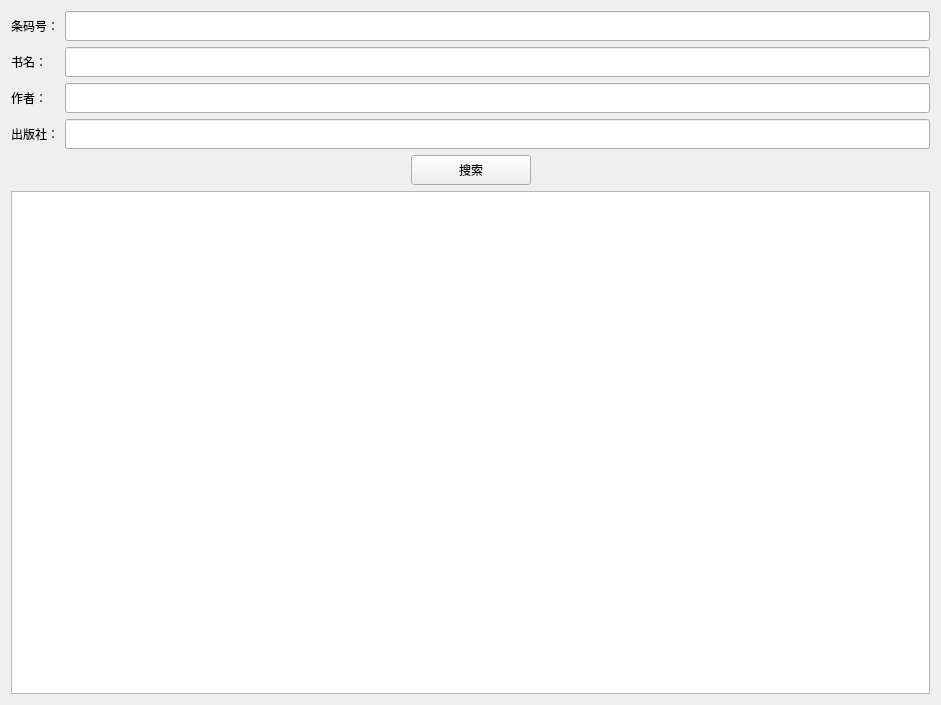
<?xml version="1.0" encoding="UTF-8"?>
<ui version="4.0">
 <class>QueryBookForm</class>
 <widget class="QWidget" name="QueryBookForm">
  <property name="geometry">
   <rect>
    <x>0</x>
    <y>0</y>
    <width>941</width>
    <height>705</height>
   </rect>
  </property>
  <property name="windowTitle">
   <string>Form</string>
  </property>
  <layout class="QVBoxLayout" name="verticalLayout">
   <item>
    <layout class="QGridLayout" name="gridLayout">
     <item row="0" column="0">
      <widget class="QLabel" name="label">
       <property name="minimumSize">
        <size>
         <width>0</width>
         <height>30</height>
        </size>
       </property>
       <property name="frameShape">
        <enum>QFrame::Shape::NoFrame</enum>
       </property>
       <property name="text">
        <string>条码号：</string>
       </property>
      </widget>
     </item>
     <item row="0" column="1">
      <widget class="QLineEdit" name="BarcodeLineEdit">
       <property name="minimumSize">
        <size>
         <width>0</width>
         <height>30</height>
        </size>
       </property>
      </widget>
     </item>
     <item row="1" column="0">
      <widget class="QLabel" name="label_2">
       <property name="minimumSize">
        <size>
         <width>0</width>
         <height>30</height>
        </size>
       </property>
       <property name="text">
        <string>书名：</string>
       </property>
      </widget>
     </item>
     <item row="1" column="1">
      <widget class="QLineEdit" name="TitleLineEdit">
       <property name="minimumSize">
        <size>
         <width>0</width>
         <height>30</height>
        </size>
       </property>
      </widget>
     </item>
     <item row="2" column="0">
      <widget class="QLabel" name="label_3">
       <property name="minimumSize">
        <size>
         <width>0</width>
         <height>30</height>
        </size>
       </property>
       <property name="text">
        <string>作者：</string>
       </property>
      </widget>
     </item>
     <item row="2" column="1">
      <widget class="QLineEdit" name="AuthorLineEdit">
       <property name="minimumSize">
        <size>
         <width>0</width>
         <height>30</height>
        </size>
       </property>
      </widget>
     </item>
     <item row="3" column="0">
      <widget class="QLabel" name="label_4">
       <property name="minimumSize">
        <size>
         <width>0</width>
         <height>30</height>
        </size>
       </property>
       <property name="text">
        <string>出版社：</string>
       </property>
      </widget>
     </item>
     <item row="3" column="1">
      <widget class="QLineEdit" name="PublisherLineEdit">
       <property name="minimumSize">
        <size>
         <width>0</width>
         <height>30</height>
        </size>
       </property>
      </widget>
     </item>
    </layout>
   </item>
   <item>
    <layout class="QHBoxLayout" name="horizontalLayout">
     <item>
      <spacer name="horizontalSpacer">
       <property name="orientation">
        <enum>Qt::Orientation::Horizontal</enum>
       </property>
       <property name="sizeHint" stdset="0">
        <size>
         <width>40</width>
         <height>20</height>
        </size>
       </property>
      </spacer>
     </item>
     <item>
      <widget class="QPushButton" name="SearchButton">
       <property name="minimumSize">
        <size>
         <width>120</width>
         <height>30</height>
        </size>
       </property>
       <property name="text">
        <string>搜索</string>
       </property>
      </widget>
     </item>
     <item>
      <spacer name="horizontalSpacer_2">
       <property name="orientation">
        <enum>Qt::Orientation::Horizontal</enum>
       </property>
       <property name="sizeHint" stdset="0">
        <size>
         <width>40</width>
         <height>20</height>
        </size>
       </property>
      </spacer>
     </item>
    </layout>
   </item>
   <item>
    <widget class="QTableWidget" name="ResultTableWidget"/>
   </item>
  </layout>
 </widget>
 <resources/>
 <connections/>
</ui>
